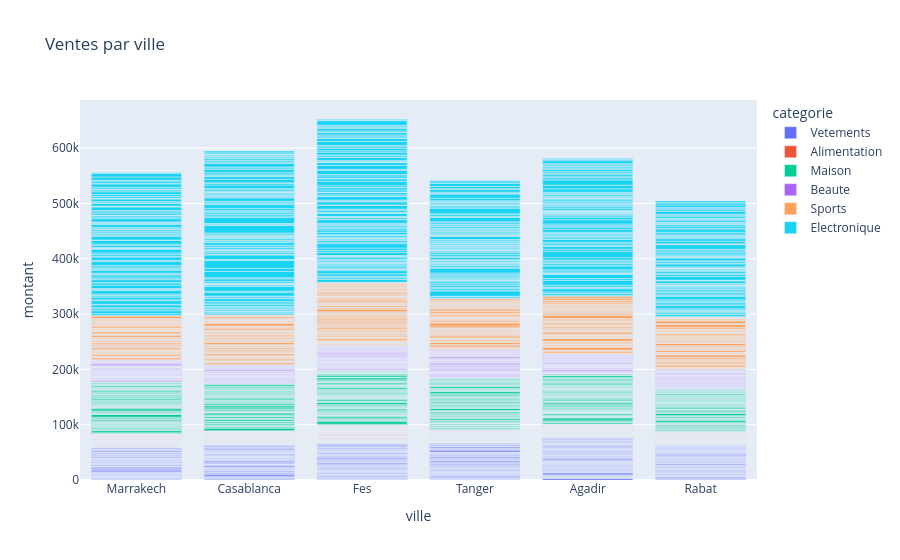

The cell this chart's notebook holds for it:
### Code cell
import plotly.express as px

fig = px.bar(df, x="ville", y="montant", color="categorie",
             title="Ventes par ville")
fig.show()

### Figure 1 — Plotly figure (JSON) as saved in the notebook; plotly's stock layout.template omitted (floating-point values rounded to 4 significant figures; data arrays with more than 128 entries replaced by an {"elided": "..."} marker saying what was removed)
{"data": [{"alignmentgroup": "True", "hovertemplate": "categorie=Vetements<br>ville=%{x}<br>montant=%{y}<extra></extra>", "legendgroup": "Vetements", "marker": {"color": "#636efa", "pattern": {"shape": ""}}, "name": "Vetements", "offsetgroup": "Vetements", "orientation": "v", "showlegend": true, "textposition": "auto", "type": "bar", "x": {"elided": "554 str values"}, "xaxis": "x", "y": {"elided": "554 float values"}, "yaxis": "y"}, {"alignmentgroup": "True", "hovertemplate": "categorie=Alimentation<br>ville=%{x}<br>montant=%{y}<extra></extra>", "legendgroup": "Alimentation", "marker": {"color": "#EF553B", "pattern": {"shape": ""}}, "name": "Alimentation", "offsetgroup": "Alimentation", "orientation": "v", "showlegend": true, "textposition": "auto", "type": "bar", "x": {"elided": "909 str values"}, "xaxis": "x", "y": {"elided": "909 float values"}, "yaxis": "y"}, {"alignmentgroup": "True", "hovertemplate": "categorie=Maison<br>ville=%{x}<br>montant=%{y}<extra></extra>", "legendgroup": "Maison", "marker": {"color": "#00cc96", "pattern": {"shape": ""}}, "name": "Maison", "offsetgroup": "Maison", "orientation": "v", "showlegend": true, "textposition": "auto", "type": "bar", "x": {"elided": "534 str values"}, "xaxis": "x", "y": {"elided": "534 float values"}, "yaxis": "y"}, {"alignmentgroup": "True", "hovertemplate": "categorie=Beaute<br>ville=%{x}<br>montant=%{y}<extra></extra>", "legendgroup": "Beaute", "marker": {"color": "#ab63fa", "pattern": {"shape": ""}}, "name": "Beaute", "offsetgroup": "Beaute", "orientation": "v", "showlegend": true, "textposition": "auto", "type": "bar", "x": {"elided": "476 str values"}, "xaxis": "x", "y": {"elided": "476 float values"}, "yaxis": "y"}, {"alignmentgroup": "True", "hovertemplate": "categorie=Sports<br>ville=%{x}<br>montant=%{y}<extra></extra>", "legendgroup": "Sports", "marker": {"color": "#FFA15A", "pattern": {"shape": ""}}, "name": "Sports", "offsetgroup": "Sports", "orientation": "v", "showlegend": true, "textposition": "auto", "type": "bar", "x": {"elided": "470 str values"}, "xaxis": "x", "y": {"elided": "470 float values"}, "yaxis": "y"}, {"alignmentgroup": "True", "hovertemplate": "categorie=Electronique<br>ville=%{x}<br>montant=%{y}<extra></extra>", "legendgroup": "Electronique", "marker": {"color": "#19d3f3", "pattern": {"shape": ""}}, "name": "Electronique", "offsetgroup": "Electronique", "orientation": "v", "showlegend": true, "textposition": "auto", "type": "bar", "x": {"elided": "572 str values"}, "xaxis": "x", "y": {"elided": "572 float values"}, "yaxis": "y"}], "layout": {"barmode": "relative", "legend": {"title": {"text": "categorie"}, "tracegroupgap": 0}, "title": {"text": "Ventes par ville"}, "xaxis": {"anchor": "y", "domain": [0, 1], "title": {"text": "ville"}}, "yaxis": {"anchor": "x", "domain": [0, 1], "title": {"text": "montant"}}}}
